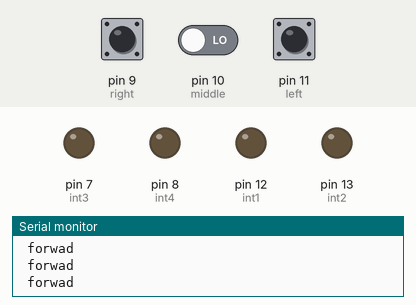
A sketch run on a simulated Arduino Uno, built with avr-gcc and run on an emulated ATmega328P. On the bench: output pins drawn as LEDs (lit = HIGH), the last lines printed to the serial monitor. The inputs (shaded band) are chosen by the test bench; at power-on: pin 9 (right) HIGH, pin 11 (left) HIGH, pin 10 (middle) LOW.

Above: at 1.2 s.
1.3 s: pin 9 (right) pulled LOW for 1 s
At 2.2 s:
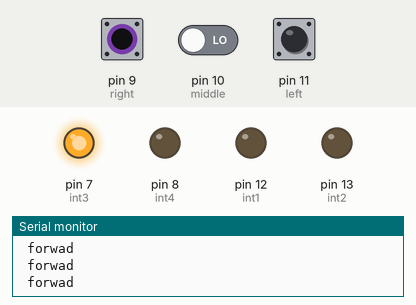
3.8 s: pin 11 (left) pulled LOW for 0.15 s
At 5.0 s:
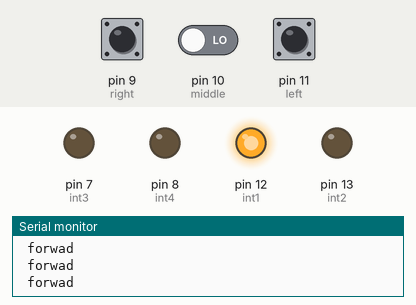
5.4 s: pin 9 (right) pulled LOW for 0.15 s
At 6.2 s:
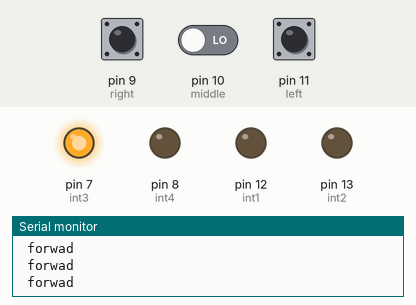
8.5 s: pin 11 (left) pulled LOW for 1 s
At 9.9 s:
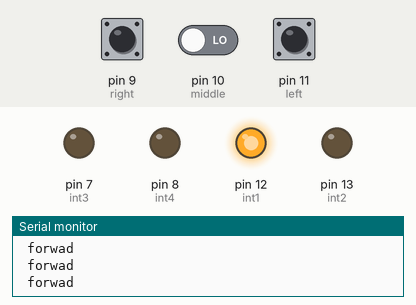
12.5 s: pin 9 (right) driven LOW and pin 10 (middle) driven HIGH
At 13.1 s:
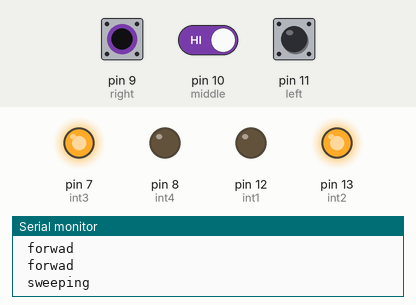
Timing chart, 0 to 15.0 s (numbered marks = the images above; inputs shaded):
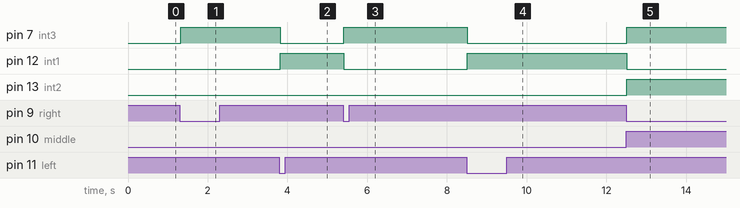

The sketch:

white_line_wall_follower.ino
```cpp
int int1=12,int2=13,int3=7,int4=8;
int L,M,R;
int left=11,middle=10,right=9;


int sweep=250;

void setup() {

  pinMode(int1,OUTPUT);
  pinMode(int2,OUTPUT);
  pinMode(int3,OUTPUT);
  pinMode(int4,OUTPUT);


Serial.begin(9600);

  pinMode(left,INPUT);
  pinMode(right,INPUT);
  pinMode(middle,INPUT);


}

void loop() {

   L=digitalRead(left);
   M=digitalRead(middle);
   R=digitalRead(right);


   if(L==0&&R==0)
   {
   if(M==1)
   {


    digitalWrite(int1,HIGH);
    digitalWrite(int2,LOW);   //forward
    digitalWrite(int3,HIGH);
    digitalWrite(int4,LOW);

   }
   }


    Serial.println(" forwad");

     if(L==1&&R==0)
   {
   if(M==1)
   {
     digitalWrite(int1,LOW);
    digitalWrite(int2,HIGH);
    digitalWrite(int3,HIGH);  //left
    digitalWrite(int4,LOW);

    Serial.println(" sweeping ");


    while(L=!0)
    {
      L=digitalRead(left);
    }


   }
   }


  if(L==0&&R==1)
  {
    if(M==1)
    {

    digitalWrite(int1,HIGH);
    digitalWrite(int2,LOW);
    digitalWrite(int3,LOW);  //right
    digitalWrite(int4,HIGH);

    while(R!=0)
    {
      R=digitalRead(right);
    }

    }

   }


 if(L==0&&R==1)
 {
  if(M==0)
  {

    digitalWrite(int1,HIGH);
    digitalWrite(int2,LOW);
    digitalWrite(int3,LOW);  //right
    digitalWrite(int4,LOW);

    delay(sweep);

  }
 }

    if(R==0&&L==1)
 {
  if(M==0)
  {

    digitalWrite(int1,LOW);
    digitalWrite(int2,LOW);
    digitalWrite(int3,HIGH);      //left
    digitalWrite(int4,LOW);

    delay(sweep);

  }
 }


}
```

Measured:
- after the input at 1.3 s, pin 7 (int3): LOW → HIGH at once
- after the input at 3.8 s, pin 7 (int3): HIGH → LOW at once; pin 12 (int1): LOW → HIGH at once
- after the input at 5.4 s, pin 7 (int3): LOW → HIGH at once; pin 12 (int1): HIGH → LOW at once
- after the input at 8.5 s, pin 7 (int3): HIGH → LOW at once; pin 12 (int1): LOW → HIGH at once
- after the input at 12.5 s, pin 7 (int3), pin 13 (int2): LOW → HIGH at once; pin 12 (int1): HIGH → LOW at once
